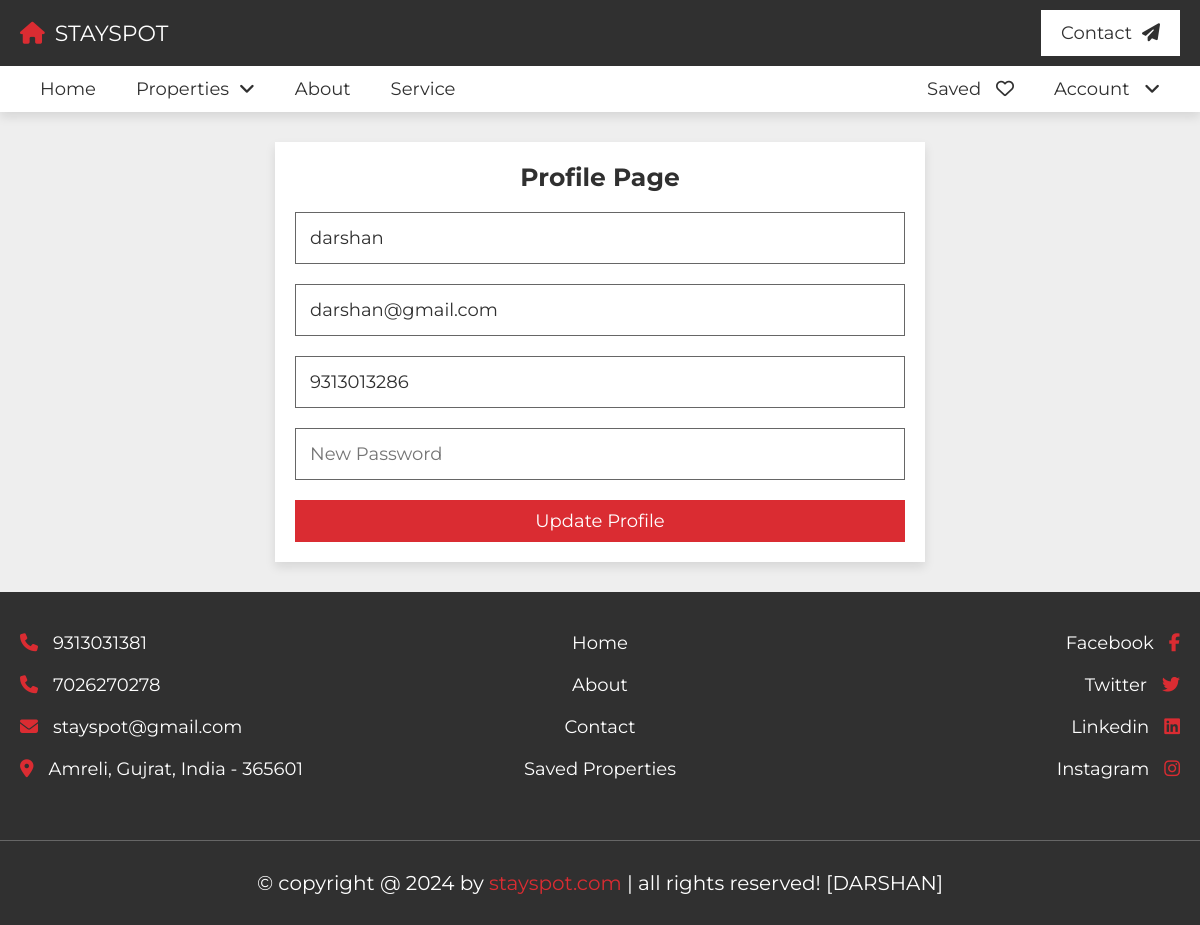
Screenshot of /View/design/profile.php (signed in) with the database file from the repository.
### tables this page shows
CREATE TABLE `user_reg` (
  `user_id` int(30) NOT NULL,
  `username` varchar(255) NOT NULL,
  `password` varchar(255) NOT NULL,
  `email` varchar(255) NOT NULL,
  `number` varchar(12) NOT NULL
);

### View/design/profile.php (the view, shortened to what this page needs)
<?php include "header.php"; ?>
<section class="form-container">
   <form action="" method="post" enctype="multipart/form-data" autocomplete="off">
      <h3>Profile Page</h3>
      <?php
      $id = $_SESSION['user_id'];
      $result = mysqli_query($con,"select * from user_reg where user_id='$id'");
      while($row = mysqli_fetch_assoc($result)) { ?>
      <input type="text" name="profile_name" required maxlength="50" placeholder="Your Name" class="box" value="<?php echo $row['username']; ?>">
      <input type="email" name="profile_email" required maxlength="50" placeholder="Your Email" class="box" value="<?php echo $row['email']; ?>">
      <input type="number" name="profile_number" required maxlength="10" placeholder="Your Number" max="9999999999" min="0" class="box" value="<?php echo $row['number']; ?>">
      <?php } ?>
      <input type="password" name="profile_password" required maxlength="20" placeholder="New Password" class="box">
      <input type="submit" value="Update Profile" name="update_profile" class="btn">
   </form>
</section>
<?php include "footer.php"; ?>

### View/design/css/style.css (style rules this page uses)
:root { --main-color:#DA2C32; --light-color:#666; --light-bg:#eee; --white:#fff; --black:#303030; --border:.1rem solid var(--light-color); --box-shodow:0 .5rem 1rem rgba(0,0,0,.1); }
* { font-family: 'Montserrat', sans-serif; margin: 0; padding: 0; box-sizing: border-box; outline: none; border: none; text-decoration: none; }
html { font-size: 62.5%; overflow-x: hidden; scroll-behavior: smooth; scroll-padding-top: 10rem; }
body { background-color: var(--light-bg); }
section { padding: 3rem 2rem; max-width: 1200px; margin: 0 auto; }
.btn, .inline-btn { margin-top: 1rem; padding: 1rem 3rem; background-color: var(--main-color); color: var(--white); cursor: pointer; text-align: center; font-size: 1.8rem; text-transform: capitalize; }
.btn { display: block; width: 100%; transition: all 0.5s ease; }
.form-container form { max-width: 65rem; margin: 0 auto; background-color: var(--white); box-shadow: var(--box-shodow); padding: 2rem; text-align: center; }
.form-container form h3 { padding-bottom: 1rem; font-size: 2.5rem; color: var(--black); text-transform: capitalize; }
.form-container form .box { border: var(--border); padding: 1.4rem; color: var(--black); margin: 1rem 0; width: 100%; font-size: 1.8rem; }

### rows the page displays
user_reg: profile_name "darshan", profile_email "darshan@gmail.com", profile_number "9313013286"
